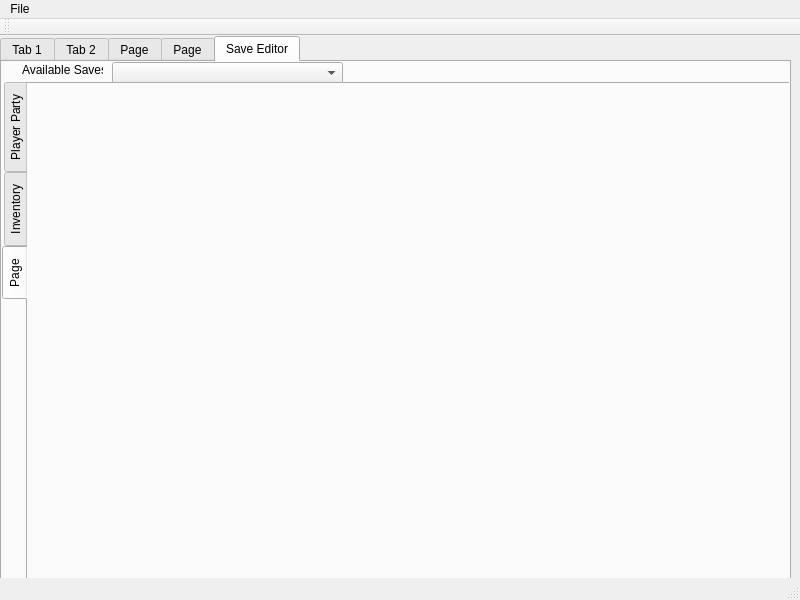
<?xml version="1.0" encoding="UTF-8"?>
<ui version="4.0">
 <class>KHMPToolsWindow</class>
 <widget class="QMainWindow" name="KHMPToolsWindow">
  <property name="geometry">
   <rect>
    <x>0</x>
    <y>0</y>
    <width>800</width>
    <height>600</height>
   </rect>
  </property>
  <property name="windowTitle">
   <string>KHMPToolsWindow</string>
  </property>
  <widget class="QWidget" name="centralWidget">
   <widget class="QTabWidget" name="SaveEditorPage">
    <property name="geometry">
     <rect>
      <x>0</x>
      <y>0</y>
      <width>791</width>
      <height>551</height>
     </rect>
    </property>
    <property name="currentIndex">
     <number>4</number>
    </property>
    <widget class="QWidget" name="tab">
     <attribute name="title">
      <string>Tab 1</string>
     </attribute>
    </widget>
    <widget class="QWidget" name="tab_2">
     <attribute name="title">
      <string>Tab 2</string>
     </attribute>
    </widget>
    <widget class="QWidget" name="tab_3">
     <attribute name="title">
      <string>Page</string>
     </attribute>
    </widget>
    <widget class="QWidget" name="tab_4">
     <attribute name="title">
      <string>Page</string>
     </attribute>
    </widget>
    <widget class="QWidget" name="tab_5">
     <attribute name="title">
      <string>Save Editor</string>
     </attribute>
     <widget class="QComboBox" name="comboBox">
      <property name="geometry">
       <rect>
        <x>110</x>
        <y>0</y>
        <width>231</width>
        <height>22</height>
       </rect>
      </property>
     </widget>
     <widget class="QLabel" name="label">
      <property name="geometry">
       <rect>
        <x>20</x>
        <y>0</y>
        <width>81</width>
        <height>16</height>
       </rect>
      </property>
      <property name="text">
       <string>Available Saves</string>
      </property>
     </widget>
     <widget class="QTabWidget" name="SaveGameTabs">
      <property name="geometry">
       <rect>
        <x>0</x>
        <y>20</y>
        <width>791</width>
        <height>511</height>
       </rect>
      </property>
      <property name="tabPosition">
       <enum>QTabWidget::West</enum>
      </property>
      <property name="currentIndex">
       <number>2</number>
      </property>
      <widget class="QWidget" name="SavePlayerPartyTab">
       <attribute name="title">
        <string>Player Party</string>
       </attribute>
      </widget>
      <widget class="QWidget" name="SaveInventoryTab">
       <attribute name="title">
        <string>Inventory</string>
       </attribute>
      </widget>
      <widget class="QWidget" name="tab_8">
       <attribute name="title">
        <string>Page</string>
       </attribute>
      </widget>
     </widget>
    </widget>
   </widget>
  </widget>
  <widget class="QMenuBar" name="menuBar">
   <property name="geometry">
    <rect>
     <x>0</x>
     <y>0</y>
     <width>800</width>
     <height>21</height>
    </rect>
   </property>
   <widget class="QMenu" name="menuFile">
    <property name="title">
     <string>File</string>
    </property>
    <addaction name="actionOpen_Item_Database"/>
    <addaction name="actionOpen_Character_Database"/>
   </widget>
   <addaction name="menuFile"/>
  </widget>
  <widget class="QToolBar" name="mainToolBar">
   <attribute name="toolBarArea">
    <enum>TopToolBarArea</enum>
   </attribute>
   <attribute name="toolBarBreak">
    <bool>false</bool>
   </attribute>
  </widget>
  <widget class="QStatusBar" name="statusBar"/>
  <action name="actionOpen_Item_Database">
   <property name="text">
    <string>Open Item Database</string>
   </property>
  </action>
  <action name="actionOpen_Character_Database">
   <property name="text">
    <string>Open Character Database</string>
   </property>
  </action>
 </widget>
 <layoutdefault spacing="6" margin="11"/>
 <resources/>
 <connections/>
</ui>
